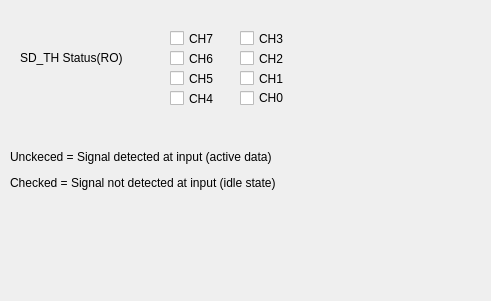
          <widget class="QWidget" name="page_11">
           <property name="geometry">
            <rect>
             <x>0</x>
             <y>0</y>
             <width>491</width>
             <height>301</height>
            </rect>
           </property>
           <attribute name="label">
            <string>Signal Detect Monitor</string>
           </attribute>
           <widget class="QLabel" name="label_35">
            <property name="geometry">
             <rect>
              <x>20</x>
              <y>50</y>
              <width>121</width>
              <height>16</height>
             </rect>
            </property>
            <property name="text">
             <string>SD_TH Status(RO)</string>
            </property>
           </widget>
           <widget class="QCheckBox" name="SDTH0checkBox">
            <property name="geometry">
             <rect>
              <x>240</x>
              <y>90</y>
              <width>70</width>
              <height>16</height>
             </rect>
            </property>
            <property name="text">
             <string>CH0</string>
            </property>
            <property name="checkable">
             <bool>true</bool>
            </property>
           </widget>
           <widget class="QCheckBox" name="SDTH1checkBox">
            <property name="geometry">
             <rect>
              <x>240</x>
              <y>70</y>
              <width>70</width>
              <height>17</height>
             </rect>
            </property>
            <property name="text">
             <string>CH1</string>
            </property>
            <property name="checkable">
             <bool>true</bool>
            </property>
           </widget>
           <widget class="QCheckBox" name="SDTH6checkBox">
            <property name="geometry">
             <rect>
              <x>170</x>
              <y>50</y>
              <width>70</width>
              <height>17</height>
             </rect>
            </property>
            <property name="text">
             <string>CH6</string>
            </property>
            <property name="checkable">
             <bool>true</bool>
            </property>
           </widget>
           <widget class="QCheckBox" name="SDTH4checkBox">
            <property name="geometry">
             <rect>
              <x>170</x>
              <y>90</y>
              <width>70</width>
              <height>17</height>
             </rect>
            </property>
            <property name="text">
             <string>CH4</string>
            </property>
            <property name="checkable">
             <bool>true</bool>
            </property>
           </widget>
           <widget class="QCheckBox" name="SDTH3checkBox">
            <property name="geometry">
             <rect>
              <x>240</x>
              <y>30</y>
              <width>70</width>
              <height>17</height>
             </rect>
            </property>
            <property name="text">
             <string>CH3</string>
            </property>
            <property name="checkable">
             <bool>true</bool>
            </property>
           </widget>
           <widget class="QCheckBox" name="SDTH7checkBox">
            <property name="geometry">
             <rect>
              <x>170</x>
              <y>30</y>
              <width>70</width>
              <height>17</height>
             </rect>
            </property>
            <property name="text">
             <string>CH7</string>
            </property>
            <property name="checkable">
             <bool>true</bool>
            </property>
           </widget>
           <widget class="QCheckBox" name="SDTH5checkBox">
            <property name="geometry">
             <rect>
              <x>170</x>
              <y>70</y>
              <width>70</width>
              <height>17</height>
             </rect>
            </property>
            <property name="text">
             <string>CH5</string>
            </property>
            <property name="checkable">
             <bool>true</bool>
            </property>
           </widget>
           <widget class="QCheckBox" name="SDTH2checkBox">
            <property name="geometry">
             <rect>
              <x>240</x>
              <y>50</y>
              <width>70</width>
              <height>17</height>
             </rect>
            </property>
            <property name="text">
             <string>CH2</string>
            </property>
            <property name="checkable">
             <bool>true</bool>
            </property>
           </widget>
           <widget class="QLabel" name="label_24">
            <property name="geometry">
             <rect>
              <x>10</x>
              <y>140</y>
              <width>321</width>
              <height>61</height>
             </rect>
            </property>
            <property name="text">
             <string>&lt;html&gt;&lt;head/&gt;&lt;body&gt;&lt;p&gt;Unckeced = Signal detected at input (active data)&lt;/p&gt;&lt;p&gt;Checked = Signal not detected at input (idle state)&lt;/p&gt;&lt;/body&gt;&lt;/html&gt;</string>
            </property>
           </widget>
          </widget>
